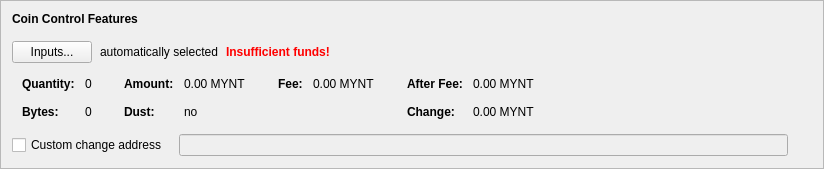
      <widget class="QFrame" name="frameCoinControl">
       <property name="sizePolicy">
        <sizepolicy hsizetype="Preferred" vsizetype="Fixed">
         <horstretch>0</horstretch>
         <verstretch>0</verstretch>
        </sizepolicy>
       </property>
       <property name="frameShape">
        <enum>QFrame::StyledPanel</enum>
       </property>
       <property name="frameShadow">
        <enum>QFrame::Raised</enum>
       </property>
       <layout class="QVBoxLayout" name="verticalLayout_4">
        <item>
         <layout class="QVBoxLayout" name="verticalLayoutCoinControl" stretch="0,0,0,0,0">
          <property name="spacing">
           <number>0</number>
          </property>
          <property name="sizeConstraint">
           <enum>QLayout::SetDefaultConstraint</enum>
          </property>
          <property name="leftMargin">
           <number>0</number>
          </property>
          <property name="topMargin">
           <number>0</number>
          </property>
          <item>
           <layout class="QHBoxLayout" name="horizontalLayoutCoinControl1">
            <property name="bottomMargin">
             <number>15</number>
            </property>
            <item>
             <widget class="QLabel" name="labelCoinControlFeatures">
              <property name="sizePolicy">
               <sizepolicy hsizetype="Preferred" vsizetype="Maximum">
                <horstretch>0</horstretch>
                <verstretch>0</verstretch>
               </sizepolicy>
              </property>
              <property name="font">
               <font>
                <weight>75</weight>
                <bold>true</bold>
               </font>
              </property>
              <property name="styleSheet">
               <string notr="true">font-weight:bold;</string>
              </property>
              <property name="text">
               <string>Coin Control Features</string>
              </property>
             </widget>
            </item>
           </layout>
          </item>
          <item>
           <layout class="QHBoxLayout" name="horizontalLayoutCoinControl2" stretch="0,0,0,0">
            <property name="spacing">
             <number>8</number>
            </property>
            <property name="bottomMargin">
             <number>10</number>
            </property>
            <item>
             <widget class="QPushButton" name="pushButtonCoinControl">
              <property name="styleSheet">
               <string notr="true"/>
              </property>
              <property name="text">
               <string>Inputs...</string>
              </property>
              <property name="autoDefault">
               <bool>false</bool>
              </property>
             </widget>
            </item>
            <item>
             <widget class="QLabel" name="labelCoinControlAutomaticallySelected">
              <property name="text">
               <string>automatically selected</string>
              </property>
              <property name="margin">
               <number>5</number>
              </property>
             </widget>
            </item>
            <item>
             <widget class="QLabel" name="labelCoinControlInsuffFunds">
              <property name="font">
               <font>
                <weight>75</weight>
                <bold>true</bold>
               </font>
              </property>
              <property name="styleSheet">
               <string notr="true">color:red;font-weight:bold;</string>
              </property>
              <property name="text">
               <string>Insufficient funds!</string>
              </property>
              <property name="margin">
               <number>5</number>
              </property>
             </widget>
            </item>
            <item>
             <spacer name="horizontalSpacerCoinControl">
              <property name="orientation">
               <enum>Qt::Horizontal</enum>
              </property>
              <property name="sizeHint" stdset="0">
               <size>
                <width>40</width>
                <height>1</height>
               </size>
              </property>
             </spacer>
            </item>
           </layout>
          </item>
          <item>
           <widget class="QWidget" name="widgetCoinControl" native="true">
            <property name="sizePolicy">
             <sizepolicy hsizetype="Preferred" vsizetype="Preferred">
              <horstretch>0</horstretch>
              <verstretch>0</verstretch>
             </sizepolicy>
            </property>
            <property name="minimumSize">
             <size>
              <width>0</width>
              <height>0</height>
             </size>
            </property>
            <property name="styleSheet">
             <string notr="true"/>
            </property>
            <layout class="QHBoxLayout" name="horizontalLayoutCoinControl5">
             <property name="leftMargin">
              <number>0</number>
             </property>
             <property name="topMargin">
              <number>0</number>
             </property>
             <property name="rightMargin">
              <number>0</number>
             </property>
             <property name="bottomMargin">
              <number>0</number>
             </property>
             <item>
              <layout class="QHBoxLayout" name="horizontalLayoutCoinControl3" stretch="0,0,0,1">
               <property name="spacing">
                <number>20</number>
               </property>
               <property name="topMargin">
                <number>0</number>
               </property>
               <property name="bottomMargin">
                <number>10</number>
               </property>
               <item>
                <layout class="QFormLayout" name="formLayoutCoinControl1">
                 <property name="horizontalSpacing">
                  <number>10</number>
                 </property>
                 <property name="verticalSpacing">
                  <number>14</number>
                 </property>
                 <property name="leftMargin">
                  <number>10</number>
                 </property>
                 <property name="topMargin">
                  <number>4</number>
                 </property>
                 <property name="rightMargin">
                  <number>6</number>
                 </property>
                 <item row="0" column="0">
                  <widget class="QLabel" name="labelCoinControlQuantityText">
                   <property name="font">
                    <font>
                     <weight>75</weight>
                     <bold>true</bold>
                    </font>
                   </property>
                   <property name="text">
                    <string>Quantity:</string>
                   </property>
                   <property name="margin">
                    <number>0</number>
                   </property>
                  </widget>
                 </item>
                 <item row="0" column="1">
                  <widget class="QLabel" name="labelCoinControlQuantity">
                   <property name="cursor">
                    <cursorShape>IBeamCursor</cursorShape>
                   </property>
                   <property name="contextMenuPolicy">
                    <enum>Qt::ActionsContextMenu</enum>
                   </property>
                   <property name="text">
                    <string notr="true">0</string>
                   </property>
                   <property name="margin">
                    <number>0</number>
                   </property>
                   <property name="textInteractionFlags">
                    <set>Qt::LinksAccessibleByMouse|Qt::TextSelectableByKeyboard|Qt::TextSelectableByMouse</set>
                   </property>
                  </widget>
                 </item>
                 <item row="1" column="0">
                  <widget class="QLabel" name="labelCoinControlBytesText">
                   <property name="font">
                    <font>
                     <weight>75</weight>
                     <bold>true</bold>
                    </font>
                   </property>
                   <property name="text">
                    <string>Bytes:</string>
                   </property>
                  </widget>
                 </item>
                 <item row="1" column="1">
                  <widget class="QLabel" name="labelCoinControlBytes">
                   <property name="cursor">
                    <cursorShape>IBeamCursor</cursorShape>
                   </property>
                   <property name="contextMenuPolicy">
                    <enum>Qt::ActionsContextMenu</enum>
                   </property>
                   <property name="text">
                    <string notr="true">0</string>
                   </property>
                   <property name="textInteractionFlags">
                    <set>Qt::LinksAccessibleByMouse|Qt::TextSelectableByKeyboard|Qt::TextSelectableByMouse</set>
                   </property>
                  </widget>
                 </item>
                </layout>
               </item>
               <item>
                <layout class="QFormLayout" name="formLayoutCoinControl2">
                 <property name="horizontalSpacing">
                  <number>10</number>
                 </property>
                 <property name="verticalSpacing">
                  <number>14</number>
                 </property>
                 <property name="leftMargin">
                  <number>6</number>
                 </property>
                 <property name="topMargin">
                  <number>4</number>
                 </property>
                 <property name="rightMargin">
                  <number>6</number>
                 </property>
                 <item row="0" column="0">
                  <widget class="QLabel" name="labelCoinControlAmountText">
                   <property name="font">
                    <font>
                     <weight>75</weight>
                     <bold>true</bold>
                    </font>
                   </property>
                   <property name="text">
                    <string>Amount:</string>
                   </property>
                   <property name="margin">
                    <number>0</number>
                   </property>
                  </widget>
                 </item>
                 <item row="0" column="1">
                  <widget class="QLabel" name="labelCoinControlAmount">
                   <property name="cursor">
                    <cursorShape>IBeamCursor</cursorShape>
                   </property>
                   <property name="contextMenuPolicy">
                    <enum>Qt::ActionsContextMenu</enum>
                   </property>
                   <property name="text">
                    <string notr="true">0.00 MYNT</string>
                   </property>
                   <property name="textInteractionFlags">
                    <set>Qt::LinksAccessibleByMouse|Qt::TextSelectableByKeyboard|Qt::TextSelectableByMouse</set>
                   </property>
                  </widget>
                 </item>
                 <item row="1" column="0">
                  <widget class="QLabel" name="labelCoinControlLowOutputText">
                   <property name="font">
                    <font>
                     <weight>75</weight>
                     <bold>true</bold>
                    </font>
                   </property>
                   <property name="text">
                    <string>Dust:</string>
                   </property>
                  </widget>
                 </item>
                 <item row="1" column="1">
                  <widget class="QLabel" name="labelCoinControlLowOutput">
                   <property name="cursor">
                    <cursorShape>IBeamCursor</cursorShape>
                   </property>
                   <property name="contextMenuPolicy">
                    <enum>Qt::ActionsContextMenu</enum>
                   </property>
                   <property name="text">
                    <string notr="true">no</string>
                   </property>
                   <property name="textInteractionFlags">
                    <set>Qt::LinksAccessibleByMouse|Qt::TextSelectableByKeyboard|Qt::TextSelectableByMouse</set>
                   </property>
                  </widget>
                 </item>
                </layout>
               </item>
               <item>
                <layout class="QFormLayout" name="formLayoutCoinControl3">
                 <property name="horizontalSpacing">
                  <number>10</number>
                 </property>
                 <property name="verticalSpacing">
                  <number>14</number>
                 </property>
                 <property name="leftMargin">
                  <number>6</number>
                 </property>
                 <property name="topMargin">
                  <number>4</number>
                 </property>
                 <property name="rightMargin">
                  <number>6</number>
                 </property>
                 <item row="0" column="0">
                  <widget class="QLabel" name="labelCoinControlFeeText">
                   <property name="font">
                    <font>
                     <weight>75</weight>
                     <bold>true</bold>
                    </font>
                   </property>
                   <property name="text">
                    <string>Fee:</string>
                   </property>
                   <property name="margin">
                    <number>0</number>
                   </property>
                  </widget>
                 </item>
                 <item row="0" column="1">
                  <widget class="QLabel" name="labelCoinControlFee">
                   <property name="cursor">
                    <cursorShape>IBeamCursor</cursorShape>
                   </property>
                   <property name="contextMenuPolicy">
                    <enum>Qt::ActionsContextMenu</enum>
                   </property>
                   <property name="text">
                    <string notr="true">0.00 MYNT</string>
                   </property>
                   <property name="textInteractionFlags">
                    <set>Qt::LinksAccessibleByMouse|Qt::TextSelectableByKeyboard|Qt::TextSelectableByMouse</set>
                   </property>
                  </widget>
                 </item>
                </layout>
               </item>
               <item>
                <layout class="QFormLayout" name="formLayoutCoinControl4">
                 <property name="horizontalSpacing">
                  <number>10</number>
                 </property>
                 <property name="verticalSpacing">
                  <number>14</number>
                 </property>
                 <property name="leftMargin">
                  <number>6</number>
                 </property>
                 <property name="topMargin">
                  <number>4</number>
                 </property>
                 <property name="rightMargin">
                  <number>6</number>
                 </property>
                 <item row="0" column="0">
                  <widget class="QLabel" name="labelCoinControlAfterFeeText">
                   <property name="font">
                    <font>
                     <weight>75</weight>
                     <bold>true</bold>
                    </font>
                   </property>
                   <property name="text">
                    <string>After Fee:</string>
                   </property>
                   <property name="margin">
                    <number>0</number>
                   </property>
                  </widget>
                 </item>
                 <item row="0" column="1">
                  <widget class="QLabel" name="labelCoinControlAfterFee">
                   <property name="cursor">
                    <cursorShape>IBeamCursor</cursorShape>
                   </property>
                   <property name="contextMenuPolicy">
                    <enum>Qt::ActionsContextMenu</enum>
                   </property>
                   <property name="text">
                    <string notr="true">0.00 MYNT</string>
                   </property>
                   <property name="textInteractionFlags">
                    <set>Qt::LinksAccessibleByMouse|Qt::TextSelectableByKeyboard|Qt::TextSelectableByMouse</set>
                   </property>
                  </widget>
                 </item>
                 <item row="1" column="0">
                  <widget class="QLabel" name="labelCoinControlChangeText">
                   <property name="font">
                    <font>
                     <weight>75</weight>
                     <bold>true</bold>
                    </font>
                   </property>
                   <property name="text">
                    <string>Change:</string>
                   </property>
                  </widget>
                 </item>
                 <item row="1" column="1">
                  <widget class="QLabel" name="labelCoinControlChange">
                   <property name="cursor">
                    <cursorShape>IBeamCursor</cursorShape>
                   </property>
                   <property name="contextMenuPolicy">
                    <enum>Qt::ActionsContextMenu</enum>
                   </property>
                   <property name="text">
                    <string notr="true">0.00 MYNT</string>
                   </property>
                   <property name="textInteractionFlags">
                    <set>Qt::LinksAccessibleByMouse|Qt::TextSelectableByKeyboard|Qt::TextSelectableByMouse</set>
                   </property>
                  </widget>
                 </item>
                </layout>
               </item>
              </layout>
             </item>
            </layout>
           </widget>
          </item>
          <item>
           <layout class="QHBoxLayout" name="horizontalLayoutCoinControl4" stretch="0,0,0">
            <property name="spacing">
             <number>12</number>
            </property>
            <property name="sizeConstraint">
             <enum>QLayout::SetDefaultConstraint</enum>
            </property>
            <property name="topMargin">
             <number>5</number>
            </property>
            <property name="rightMargin">
             <number>5</number>
            </property>
            <item>
             <widget class="QCheckBox" name="checkBoxCoinControlChange">
              <property name="toolTip">
               <string>If this is activated, but the change address is empty or invalid, change will be sent to a newly generated address.</string>
              </property>
              <property name="text">
               <string>Custom change address</string>
              </property>
             </widget>
            </item>
            <item>
             <widget class="QValidatedLineEdit" name="lineEditCoinControlChange">
              <property name="enabled">
               <bool>false</bool>
              </property>
              <property name="sizePolicy">
               <sizepolicy hsizetype="Expanding" vsizetype="Fixed">
                <horstretch>0</horstretch>
                <verstretch>0</verstretch>
               </sizepolicy>
              </property>
             </widget>
            </item>
            <item>
             <widget class="QLabel" name="labelCoinControlChangeLabel">
              <property name="sizePolicy">
               <sizepolicy hsizetype="Preferred" vsizetype="Expanding">
                <horstretch>0</horstretch>
                <verstretch>0</verstretch>
               </sizepolicy>
              </property>
              <property name="minimumSize">
               <size>
                <width>0</width>
                <height>0</height>
               </size>
              </property>
              <property name="text">
               <string/>
              </property>
              <property name="margin">
               <number>3</number>
              </property>
             </widget>
            </item>
           </layout>
          </item>
          <item>
           <spacer name="verticalSpacerCoinControl">
            <property name="orientation">
             <enum>Qt::Vertical</enum>
            </property>
            <property name="sizeType">
             <enum>QSizePolicy::Expanding</enum>
            </property>
            <property name="sizeHint" stdset="0">
             <size>
              <width>800</width>
              <height>1</height>
             </size>
            </property>
           </spacer>
          </item>
         </layout>
        </item>
       </layout>
      </widget>
